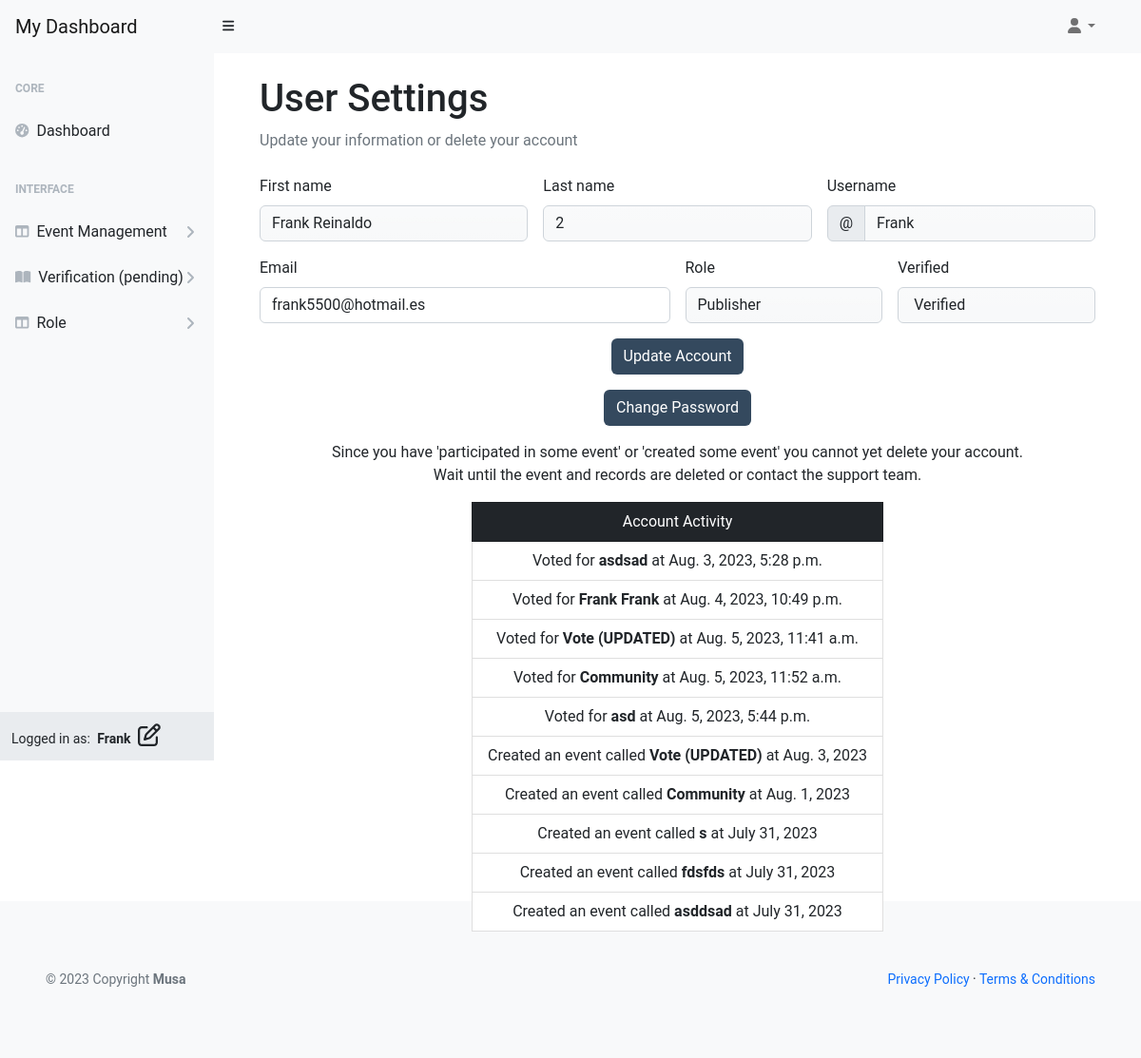
The app's page /user/settings/ (signed in) with its own data.
### musa/models.py (models this page shows, shortened)
class UserProfile(AbstractUser):
    verified = models.BooleanField(default=False)
    role = models.IntegerField(choices=ROLES, default=0)
    user_card = models.ManyToManyField(
        'vote_management.VoteCard', through='vote_management.VoteRecord', related_name='user_cards')
    class Meta:
        ordering = ['username']

### vote_management/models.py (models this page shows, shortened)
class VoteRecord(models.Model):
    voter = models.ForeignKey(
        'musa.UserProfile', on_delete=models.CASCADE, related_name="voter_record")
    vote_card = models.ForeignKey(
        VoteCard, on_delete=models.CASCADE, related_name="votecard_record")
    elected_person = models.ForeignKey('ElectedPerson',
                                       on_delete=models.CASCADE,
                                       related_name="elected_record")
    timestamp = models.DateTimeField(auto_now_add=True)
    class Meta:
        ordering = ['timestamp']

class VoteCard(models.Model):
    title = models.CharField(max_length=33, unique=True)
    slug = models.SlugField(max_length=200, unique=True)
    author = models.ForeignKey(
        'musa.UserProfile', on_delete=models.CASCADE, related_name="card_author")
    category = models.ForeignKey(
        Category, on_delete=models.CASCADE, related_name="categories")
    mission = models.CharField(max_length=33)
    location = models.CharField(max_length=33)
    description = models.TextField(max_length=258)
    expire = models.DateField()
    event_image = CloudinaryField('image', default='placeholder')
    vote_record = models.ManyToManyField('musa.UserProfile', through='VoteRecord',
                                         related_name='user_votes', blank=True)
    candidates = models.ManyToManyField('ElectedPerson', related_name='vote_cards',
                                        blank=True)
    status = models.IntegerField(choices=STATUS, default=0)
    excerpt = models.TextField(blank=True)
    type = models.IntegerField(choices=CARD_TYPE, default=0)
    created_on = models.DateField(auto_now_add=True)
    class Meta:
        ordering = ['-created_on']
    def __str__(self):
        return self.title

### user_profile/views.py (the view, shortened to what this page needs)
# urls.py: path('user/settings/', UserSettings.as_view(),
class UserSettings(UpdateView):
    model = UserProfile
    form_class = UserProfileForm
    template_name = 'backend/user-dashboard/settings.html'
    context_object_name = 'user_settings'
    def get_object(self, queryset=None):
        return self.request.user

### user_profile/views.py
class UserProfileForm(forms.ModelForm):
    class Meta:
        model = UserProfile
        fields = ['first_name', 'last_name', 'email']

### templates/backend/user-dashboard/settings.html (shortened to what this page needs)
{% extends "backend/user-dashboard/base.html" %}
{% load i18n %}
{% block content%}
<div id="layoutSidenav_content">
    <main>
        <div class="container-fluid px-5">
            <h1 class="mt-4">User Settings</h1>
            <ol class="breadcrumb mb-4">
                <li class="breadcrumb-item active">Update your information or delete your account</li>
            </ol>
            <form class="row g-3 needs-validation" method="POST" action="{% url 'user_settings' %}" novalidate>
                {% if user_settings.role == 0 %}
                <div class="col-md-4">
                    <label for="validationCustom01" class="form-label">First name</label>
                    <input type="text" class="form-control" id="validationCustom01"
                        value="{{ user_settings.first_name}}" name="first_name" required>
                    <div class="valid-feedback">
                        Looks good!
                    </div>
                </div>
                <div class="col-md-4">
                    <label for="validationCustom02" class="form-label">Last name</label>
                    <input type="text" class="form-control" id="validationCustom02" value="{{ user_settings.last_name}}"
                        name="last_name" required>
                    <div class="valid-feedback">
                        Looks good!
                    </div>
                </div>
                {% else %}
                <div class="col-md-4">
                    <label for="validationCustom01" class="form-label">First name</label>
                    <input type="text" class="form-control bg-light bg-gradient" id="validationCustom01"
                        value="{{ user_settings.first_name}}" name="first_name" readonly required>
                </div>
                <div class="col-md-4">
                    <label for="validationCustom02" class="form-label">Last name</label>
                    <input type="text" class="form-control bg-light bg-gradient" id="validationCustom02"
                        value="{{ user_settings.last_name}}" name="last_name" readonly required>
                </div>
                {% endif %}
                <div class="col-md-4">
                    <label for="validationCustomUsername" class="form-label">Username</label>
                    <div class="input-group has-validation">
                        <span class="input-group-text" id="inputGroupPrepend">@</span>
                        <input type="text" value="{{ user_settings.username}}" class="form-control bg-light bg-gradient"
                            id="validationCustomUsername" name="username" aria-describedby="inputGroupPrepend" readonly
                            required>
                    </div>
                </div>
                <div class="col-md-6">
                    <label for="validationCustom03" class="form-label">Email</label>
                    <input type="email" value="{{ user_settings.email}}"
                        class="form-control {% if form.errors.email %}is-invalid{% endif %}" id="validationCustom03"
                        name="email" required>
                </div>
                <div class="col-md-3">
                    <label for="validationCustom04" class="form-label">Role</label>
                    <input type="text" value="{{ user_settings.get_role_display}}" name="role"
                        class="form-control bg-light bg-gradient" id="validationCustom04" required readonly>
                </div>
                <div class="col-md-3">
                    <label for="validationCustom05" class="form-label">Verified</label>
                    <input type="text"
                        value="{% if user_settings.verified == 1 %} Verified {% else %} Not verified {% endif %}"
                        name="verified" class="form-control bg-light bg-gradient" id="validationCustom05" required
                        readonly>
                </div>
                <div class="col-12 text-center">
                    <button class="btn btn-primary-blue" type="submit">Update Account</button>
                </div>
                <div class="col-12 text-center">
                    <a class="btn btn-primary-blue" href="{% url 'user_change' %}">Change Password</a>
                </div>
                {% if user_settings.user_votes.all or user_settings.card_author.exists %}
                <div class="col-12 text-center">
                    <p>Since you have 'participated in some event' or 'created some event' you cannot yet delete your
                        account.<br>
                        Wait until the event and records are deleted or contact the support team.
                    </p>
                    <ul class="list-group d-inline-block">
                        <li class="list-group-item bg-dark text-white" aria-current="true">Account Activity</li>
                        {% for voter in user_settings.voter_record.all %}
                        <li class="list-group-item">Voted for <strong>{{ voter.vote_card }} </strong>at
                            {{ voter.timestamp }}</li>
                        {% endfor %}
                        {% for card in user_settings.card_author.all %}
                        <li class="list-group-item">Created an event called <strong>{{ card.title }} </strong>at
                            {{ card.created_on }}</li>
                        {% endfor %}
                    </ul>
                </div>
                {% else %}
                <div class="col-12 text-center">
                    <a class="btn btn-danger" href="{% url 'user_delete' %}">Delete Account</a>
                </div>
                {% endif %}
            </form>
        </div>
    </main>
</div>
{% endblock %}

### templates/backend/user-dashboard/base.html (shortened to what this page needs)
{% load static %}
{% now "Y-m-d" as current_date %}
{% now "Y" as copyright %}
<!DOCTYPE html>
<html lang="en">
<head>
    <link href="https://cdn.jsdelivr.net/npm/simple-datatables@7.1.2/dist/style.min.css" rel="stylesheet" />
    <link href="{% static 'user/vendor/css/styles.css' %}" rel="stylesheet" />
    <link href="{% static 'custom/css/style.css' %}" rel="stylesheet" />
</head>
<body class="sb-nav-fixed">
    <nav class="sb-topnav navbar navbar-expand navbar-light bg-light">
        <a class="navbar-brand ps-3" href="{% url 'user_dashboard' %}">My Dashboard</a>
        <button class="btn btn-link btn-sm order-1 order-lg-0 me-4 me-lg-0" id="sidebarToggle" href="#!"><i
                class="fas fa-bars"></i></button>
        <div class="d-md-inline-block form-inline ms-auto me-0 me-md-3 my-2 my-md-0">
            <ul class="navbar-nav ms-auto ms-md-0 me-3 me-lg-4">
                <li class="nav-item dropdown">
                    <a class="nav-link dropdown-toggle" id="navbarDropdown" href="#" role="button"
                        data-bs-toggle="dropdown" aria-expanded="false"><i class="fas fa-user fa-fw"></i></a>
                </li>
            </ul>
        </div>
    </nav>
    <div id="layoutSidenav">
        <div id="layoutSidenav_nav">
            <nav class="sb-sidenav accordion sb-sidenav-light" id="sidenavAccordion">
                <div class="sb-sidenav-menu">
                    <div class="nav">
                        <div class="sb-sidenav-menu-heading">Core</div>
                        <a class="nav-link" href="{% url 'user_dashboard' %}">
                            <div class="sb-nav-link-icon"><i class="fas fa-tachometer-alt"></i></div>
                            Dashboard
                        </a>
                        <div class="sb-sidenav-menu-heading">Interface</div>
                        <a class="nav-link collapsed" href="#" data-bs-toggle="collapse"
                            data-bs-target="#collapseLayouts" aria-expanded="false" aria-controls="collapseLayouts">
                            <div class="sb-nav-link-icon"><i class="fas fa-columns"></i></div>
                            Event Management
                            <div class="sb-sidenav-collapse-arrow"><i class="fas fa-angle-down"></i></div>
                        </a>
                        <a class="nav-link collapsed" href="#" data-bs-toggle="collapse" data-bs-target="#collapsePages"
                            aria-expanded="false" aria-controls="collapsePages">
                            <div class="sb-nav-link-icon"><i class="fas fa-book-open"></i></div>
                            Verification (pending)
                            <div class="sb-sidenav-collapse-arrow"><i class="fas fa-angle-down"></i></div>
                        </a>
                        <a class="nav-link collapsed" href="#" data-bs-toggle="collapse" data-bs-target="#collapseRole"
                            aria-expanded="false" aria-controls="collapseRole">
                            <div class="sb-nav-link-icon"><i class="fas fa-columns"></i></div>
                            Role
                            <div class="sb-sidenav-collapse-arrow"><i class="fas fa-angle-down"></i></div>
                        </a>
                    </div>
                </div>
                <div class="sb-sidenav-footer">
                    <div class="small">Logged in as:
                        <span class="px-1"><strong>{{ request.user.username }}
                                {% if request.user.role == 0 %}
                                <i class="fa-regular fa-user px-1 fs-4 text"></i>
                                {% elif request.user.role == 1 %}
                                <i class="fa-regular fa-pen-to-square px-1 fs-4 text"></i>
                                {% endif %}
                            </strong>
                        </span>
                    </div>
                </div>
            </nav>
        </div>
        {% block content %}
        {% endblock content %}
    </div>
    <footer class="py-4 bg-light mt-4">
        <div class="container-fluid p-5">
            <div class="d-flex align-items-center justify-content-between small">
                <div class="text-muted"> © {{ copyright }} Copyright
                    <a class="text-reset fw-bold" href="https://github.com/plexoio/musa">Musa</a>
                </div>
                <div>
                    <a href="#">Privacy Policy</a>
                    &middot;
                    <a href="#">Terms &amp; Conditions</a>
                </div>
            </div>
        </div>
    </footer>
</body>
</html>

### static/custom/css/style.css (style rules this page uses)
* { font-family: 'Roboto', Fairplay, sans-serif; }
h1 { font-family: 'Fairplay', Roboto, sans-serif; }
a { text-decoration: none; }
input { border: none; }
.list-group { border-radius: 0; }
.btn-primary-blue { background-color: #34495e; color: #ffffff; transition: 0.3s; }

### records on screen
UserProfile: user.username "Frank", first_name "Frank Reinaldo", last_name "2", username "Frank", email "frank5500@hotmail.es", role "Publisher", verified "Verified"
VoteRecord: vote_card "asdsad", timestamp "Aug. 3, 2023, 5:28 p.m."
VoteRecord: vote_card "Frank Frank", timestamp "Aug. 4, 2023, 10:49 p.m."
VoteRecord: vote_card "Vote (UPDATED)", timestamp "Aug. 5, 2023, 11:41 a.m."
VoteRecord: vote_card "Community", timestamp "Aug. 5, 2023, 11:52 a.m."
VoteRecord: vote_card "asd", timestamp "Aug. 5, 2023, 5:44 p.m."
VoteCard: title "Vote (UPDATED)", created_on "Aug. 3, 2023"
VoteCard: title "Community", created_on "Aug. 1, 2023"
VoteCard: title "s", created_on "July 31, 2023"
VoteCard: title "fdsfds", created_on "July 31, 2023"
VoteCard: title "asddsad", created_on "July 31, 2023"

### other values on screen
{{ copyright }} "2023"
